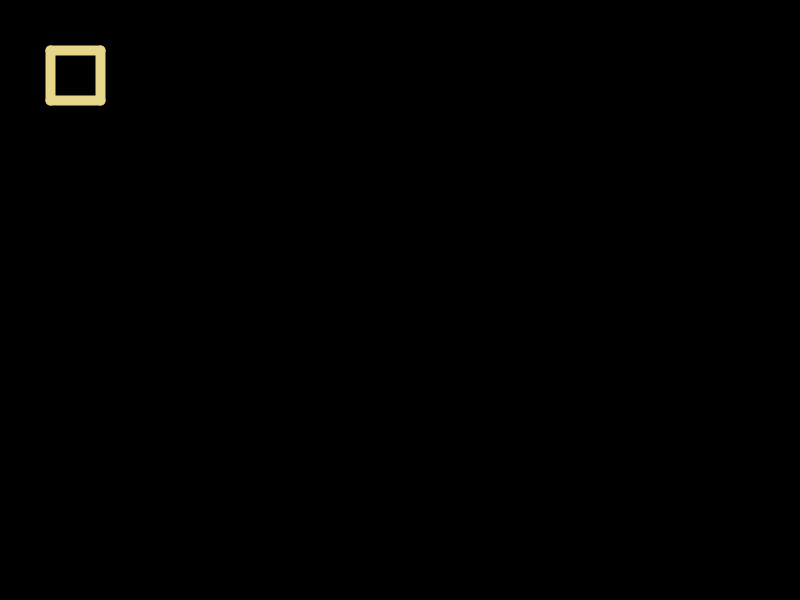
Frame 1 (no input)
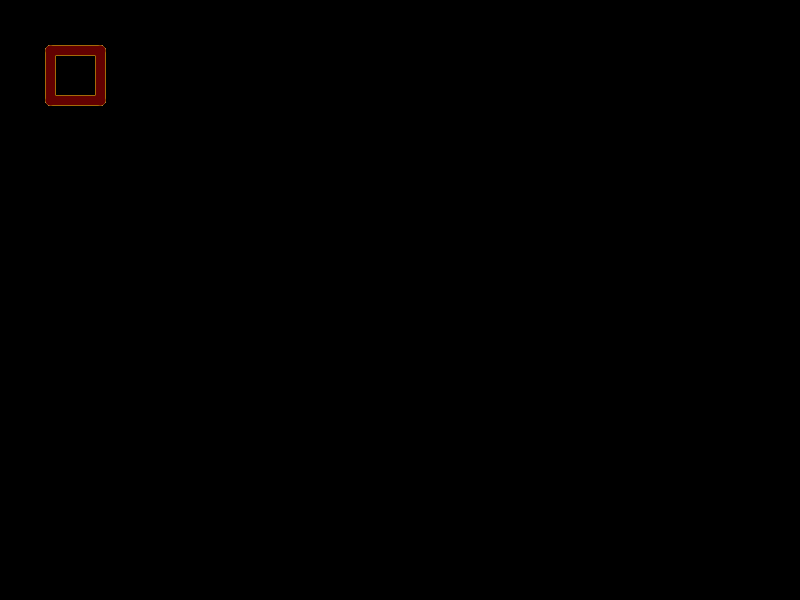
Frame 60 (the mouse pressed at the canvas centre just before this capture)
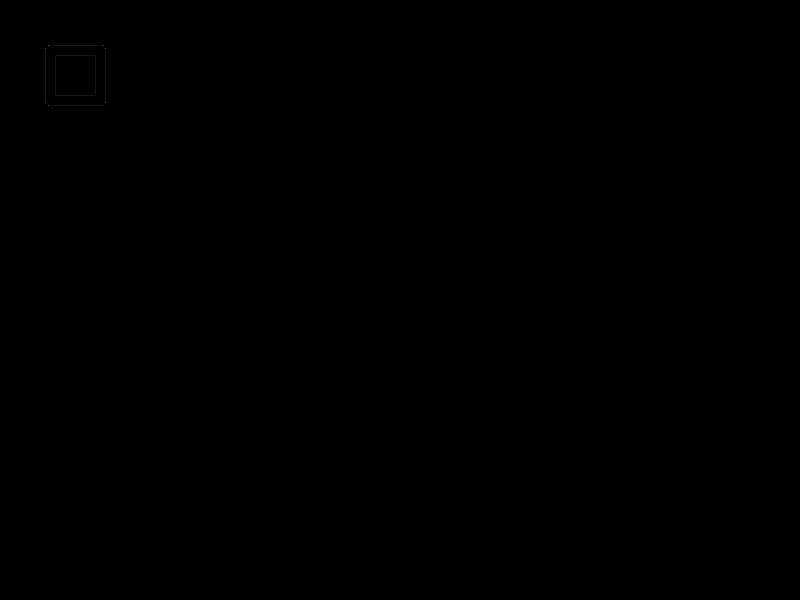
Frame 120 (the mouse held since frame 60 and released just before this capture)

The Processing sketch that drew these frames (run headless with seeded random() and noise(); from frame 60 on, the mouse is pressed at the canvas centre):

// Processing sketch: Trabalho
// ── Trabalho.pde
void rotate2D(PVector xy, float[][] m2, float graus){
  m2 = new float[][]{{cos(graus), -sin(graus)},{sin(graus), cos(graus)}};
  float[] m1 = xy.array();
  
  
}
 
 void setup(){
  size(800,600);
  background(0);
  
 }
 
 void draw(){
  Vertex a = new Vertex(50,50);
  Vertex b = new Vertex(50,100);
  Vertex c = new Vertex(100,100);
  Vertex d = new Vertex(100,50);
  
  Edge ea = new Edge(a,b);
  Edge eb = new Edge(b,c);
  Edge ec = new Edge(c,d);
  Edge ed = new Edge(d,a);
  
  Edge[] edges = {ea,eb,ec,ed};
  
  Face face = new Face(edges);
  
  /*
  for(Edge e : face.edges){
    PVector v1 = new PVector(cos(30), -sin(30));
    PVector v2 = new PVector(sin(30), cos(30));
    
    e.getVertexA().dot(v1,v2);
    e.getVertexB().dot(v1,v2);
  }
  */
  
  strokeWeight(10);
  stroke((sin(millis()/50)*155)+100,sin(millis()/50)*255,cos(millis()/50)*255);
  face.draw();
  noStroke();
 }

// ── Edge.pde
class Edge{
  private Vertex a;
  private Vertex b;
  
  public Edge(Vertex a, Vertex b){
    this.a = a;
    this.b = b; 
  }
  
  public Vertex getVertexA(){
    return a;
  }
  
  public Vertex getVertexB(){
    return b;
  }
  
  public void setVertexA(Vertex outro){
    a = outro;
  }
  
  public void setVertexB(Vertex outro){
    b = outro;
  }
  
  public void draw(){
    line(a.getX(), a.getY(), b.getX(), b.getY());
  }
}

// ── Edges.pde
class Edges{
  private PVector a;
  private PVector b;
  private Vertex onnections;
  
  public Edges(PVector a, PVector b){
    this.a = a;
    this.b = b;
    
  }
}

// ── Face.pde
class Face{
  private Edge[] edges;
  
  public Face(Edge[] edges){
    this.edges = edges;
  }
  
  public void draw(){
    for(Edge e : edges){
      e.draw();
    }
  }
}

// ── Vertex.pde
class Vertex {
  private PVector vetor;

  public Vertex(int x, int y) {
    vetor = new PVector(x, y, 0);
  }

  public Vertex(int x, int y, int z) {
    vetor = new PVector(x, y, z);
  }

  public float getX() {
    return this.vetor.x;
  }

  public float getY() {
    return this.vetor.y;
  }
  
  public void printVertex(){
    println("( " + vetor.x + "; " + vetor.y + "; " + vetor.z + " )");
  }
  
  public void add(Vertex v){
    vetor.add(v.vetor);
  }
  
  public void add(PVector v){
    vetor.add(v);
  }
  
  public void add(float x, float y){
    vetor.x += x;
    vetor.y += y;
  }
  
  public void add(float x, float y, float z){
    vetor.x += x;
    vetor.y += y;
    vetor.z += z;
  }
  
  public void sub(Vertex v){
    vetor.sub(v.vetor);
  }
  
  public void sub(PVector v){
    vetor.sub(v);
  }
  
  public void sub(float x, float y){
    vetor.x -= x;
    vetor.y -= y;
  }
  
  public void mult(float n){
    vetor.mult(n);
  }
  
  public void div(float n){
    vetor.div(n);
  }
}
